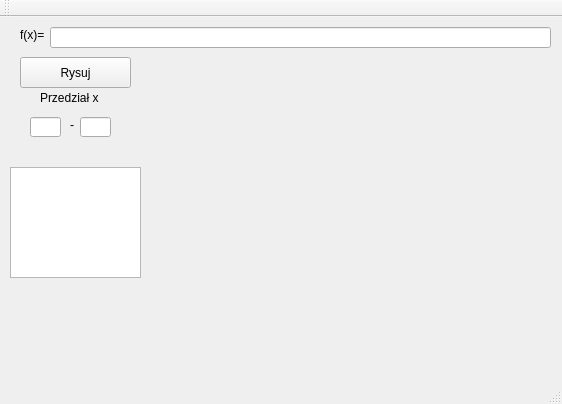
<?xml version="1.0" encoding="UTF-8"?>
<ui version="4.0">
 <class>MainWindow</class>
 <widget class="QMainWindow" name="MainWindow">
  <property name="geometry">
   <rect>
    <x>0</x>
    <y>0</y>
    <width>562</width>
    <height>404</height>
   </rect>
  </property>
  <property name="windowTitle">
   <string>MainWindow</string>
  </property>
  <widget class="QWidget" name="centralWidget">
   <widget class="QCustomPlot" name="customPlot" native="true">
    <property name="geometry">
     <rect>
      <x>150</x>
      <y>40</y>
      <width>401</width>
      <height>311</height>
     </rect>
    </property>
   </widget>
   <widget class="QPushButton" name="pushButton">
    <property name="geometry">
     <rect>
      <x>20</x>
      <y>40</y>
      <width>111</width>
      <height>31</height>
     </rect>
    </property>
    <property name="text">
     <string>Rysuj</string>
    </property>
   </widget>
   <widget class="QLineEdit" name="lineEdit">
    <property name="geometry">
     <rect>
      <x>50</x>
      <y>10</y>
      <width>501</width>
      <height>21</height>
     </rect>
    </property>
   </widget>
   <widget class="QTextEdit" name="textEdit">
    <property name="geometry">
     <rect>
      <x>10</x>
      <y>150</y>
      <width>131</width>
      <height>111</height>
     </rect>
    </property>
   </widget>
   <widget class="QLineEdit" name="lineEdit_2">
    <property name="geometry">
     <rect>
      <x>30</x>
      <y>100</y>
      <width>31</width>
      <height>20</height>
     </rect>
    </property>
   </widget>
   <widget class="QLineEdit" name="lineEdit_3">
    <property name="geometry">
     <rect>
      <x>80</x>
      <y>100</y>
      <width>31</width>
      <height>20</height>
     </rect>
    </property>
   </widget>
   <widget class="QLabel" name="label">
    <property name="geometry">
     <rect>
      <x>40</x>
      <y>60</y>
      <width>71</width>
      <height>41</height>
     </rect>
    </property>
    <property name="text">
     <string>Przedział x</string>
    </property>
   </widget>
   <widget class="QLabel" name="label_2">
    <property name="geometry">
     <rect>
      <x>70</x>
      <y>100</y>
      <width>21</width>
      <height>16</height>
     </rect>
    </property>
    <property name="text">
     <string>-</string>
    </property>
   </widget>
   <widget class="QLabel" name="label_3">
    <property name="geometry">
     <rect>
      <x>20</x>
      <y>10</y>
      <width>31</width>
      <height>16</height>
     </rect>
    </property>
    <property name="text">
     <string>f(x)=</string>
    </property>
   </widget>
  </widget>
  <widget class="QMenuBar" name="menuBar">
   <property name="geometry">
    <rect>
     <x>0</x>
     <y>0</y>
     <width>562</width>
     <height>26</height>
    </rect>
   </property>
  </widget>
  <widget class="QToolBar" name="mainToolBar">
   <attribute name="toolBarArea">
    <enum>TopToolBarArea</enum>
   </attribute>
   <attribute name="toolBarBreak">
    <bool>false</bool>
   </attribute>
  </widget>
  <widget class="QStatusBar" name="statusBar"/>
 </widget>
 <layoutdefault spacing="6" margin="11"/>
 <customwidgets>
  <customwidget>
   <class>QCustomPlot</class>
   <extends>QWidget</extends>
   <header>qcustomplot.h</header>
   <container>1</container>
  </customwidget>
 </customwidgets>
 <resources/>
 <connections/>
</ui>
